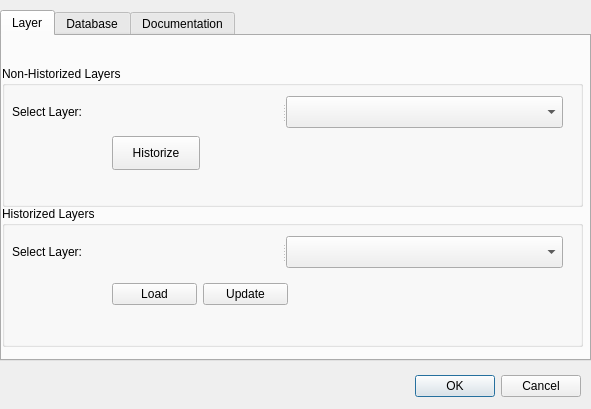
<?xml version="1.0" encoding="UTF-8"?>
<ui version="4.0">
 <class>Historize</class>
 <widget class="QDialog" name="Historize">
  <property name="geometry">
   <rect>
    <x>0</x>
    <y>0</y>
    <width>591</width>
    <height>409</height>
   </rect>
  </property>
  <property name="windowTitle">
   <string>Historize</string>
  </property>
  <widget class="QDialogButtonBox" name="buttonBox">
   <property name="geometry">
    <rect>
     <x>240</x>
     <y>370</y>
     <width>341</width>
     <height>32</height>
    </rect>
   </property>
   <property name="orientation">
    <enum>Qt::Horizontal</enum>
   </property>
   <property name="standardButtons">
    <set>QDialogButtonBox::Cancel|QDialogButtonBox::Ok</set>
   </property>
  </widget>
  <widget class="QTabWidget" name="tabDoc">
   <property name="geometry">
    <rect>
     <x>0</x>
     <y>10</y>
     <width>591</width>
     <height>351</height>
    </rect>
   </property>
   <property name="currentIndex">
    <number>0</number>
   </property>
   <widget class="QWidget" name="lyrTab">
    <attribute name="title">
     <string>Layer</string>
    </attribute>
    <widget class="QGroupBox" name="groupBox">
     <property name="geometry">
      <rect>
       <x>0</x>
       <y>170</y>
       <width>581</width>
       <height>141</height>
      </rect>
     </property>
     <property name="title">
      <string>Historized Layers</string>
     </property>
     <widget class="QSplitter" name="splitter">
      <property name="geometry">
       <rect>
        <x>10</x>
        <y>30</y>
        <width>551</width>
        <height>32</height>
       </rect>
      </property>
      <property name="orientation">
       <enum>Qt::Horizontal</enum>
      </property>
      <widget class="QLabel" name="label_12">
       <property name="text">
        <string>Select Layer:</string>
       </property>
      </widget>
      <widget class="QComboBox" name="comboBox_3"/>
     </widget>
     <widget class="QWidget" name="">
      <property name="geometry">
       <rect>
        <x>110</x>
        <y>70</y>
        <width>176</width>
        <height>36</height>
       </rect>
      </property>
      <layout class="QHBoxLayout" name="horizontalLayout">
       <item>
        <widget class="QPushButton" name="pushButton_2">
         <property name="text">
          <string>Load</string>
         </property>
        </widget>
       </item>
       <item>
        <widget class="QPushButton" name="pushButton_3">
         <property name="text">
          <string>Update</string>
         </property>
        </widget>
       </item>
      </layout>
     </widget>
    </widget>
    <widget class="QGroupBox" name="groupBox_2">
     <property name="geometry">
      <rect>
       <x>0</x>
       <y>30</y>
       <width>581</width>
       <height>141</height>
      </rect>
     </property>
     <property name="title">
      <string>Non-Historized Layers</string>
     </property>
     <widget class="QPushButton" name="pushButton">
      <property name="geometry">
       <rect>
        <x>110</x>
        <y>70</y>
        <width>88</width>
        <height>34</height>
       </rect>
      </property>
      <property name="text">
       <string>Historize</string>
      </property>
     </widget>
     <widget class="QSplitter" name="splitter_2">
      <property name="geometry">
       <rect>
        <x>10</x>
        <y>30</y>
        <width>551</width>
        <height>32</height>
       </rect>
      </property>
      <property name="orientation">
       <enum>Qt::Horizontal</enum>
      </property>
      <widget class="QLabel" name="label_11">
       <property name="text">
        <string>Select Layer:</string>
       </property>
      </widget>
      <widget class="QComboBox" name="comboBox"/>
     </widget>
     <zorder>pushButton</zorder>
     <zorder>comboBox</zorder>
     <zorder>label_11</zorder>
     <zorder>groupBox_3</zorder>
     <zorder>groupBox</zorder>
    </widget>
    <zorder>groupBox</zorder>
    <zorder>groupBox_2</zorder>
    <zorder>groupBox_3</zorder>
   </widget>
   <widget class="QWidget" name="dbTab">
    <attribute name="title">
     <string>Database</string>
    </attribute>
    <widget class="QPushButton" name="btnTest">
     <property name="geometry">
      <rect>
       <x>450</x>
       <y>270</y>
       <width>121</width>
       <height>34</height>
      </rect>
     </property>
     <property name="text">
      <string>Test Connection</string>
     </property>
    </widget>
    <widget class="QWidget" name="">
     <property name="geometry">
      <rect>
       <x>2</x>
       <y>3</y>
       <width>571</width>
       <height>261</height>
      </rect>
     </property>
     <layout class="QGridLayout" name="gridLayout">
      <item row="0" column="0" colspan="2">
       <widget class="QLabel" name="label">
        <property name="text">
         <string>Database:</string>
        </property>
       </widget>
      </item>
      <item row="0" column="3">
       <widget class="QLineEdit" name="lineEdit"/>
      </item>
      <item row="1" column="0">
       <widget class="QLabel" name="label_2">
        <property name="text">
         <string>Host:</string>
        </property>
       </widget>
      </item>
      <item row="1" column="1" colspan="2">
       <spacer name="horizontalSpacer_4">
        <property name="orientation">
         <enum>Qt::Horizontal</enum>
        </property>
        <property name="sizeHint" stdset="0">
         <size>
          <width>40</width>
          <height>20</height>
         </size>
        </property>
       </spacer>
      </item>
      <item row="1" column="3">
       <widget class="QLineEdit" name="lineEdit_2"/>
      </item>
      <item row="2" column="0">
       <widget class="QLabel" name="label_3">
        <property name="text">
         <string>Port:</string>
        </property>
       </widget>
      </item>
      <item row="2" column="1" colspan="2">
       <spacer name="horizontalSpacer">
        <property name="orientation">
         <enum>Qt::Horizontal</enum>
        </property>
        <property name="sizeHint" stdset="0">
         <size>
          <width>40</width>
          <height>20</height>
         </size>
        </property>
       </spacer>
      </item>
      <item row="2" column="3">
       <widget class="QLineEdit" name="lineEdit_3"/>
      </item>
      <item row="3" column="0">
       <widget class="QLabel" name="label_4">
        <property name="text">
         <string>User:</string>
        </property>
       </widget>
      </item>
      <item row="3" column="1" colspan="2">
       <spacer name="horizontalSpacer_2">
        <property name="orientation">
         <enum>Qt::Horizontal</enum>
        </property>
        <property name="sizeHint" stdset="0">
         <size>
          <width>40</width>
          <height>20</height>
         </size>
        </property>
       </spacer>
      </item>
      <item row="3" column="3">
       <widget class="QLineEdit" name="lineEdit_5"/>
      </item>
      <item row="4" column="0" colspan="2">
       <widget class="QLabel" name="label_5">
        <property name="text">
         <string>Password:</string>
        </property>
       </widget>
      </item>
      <item row="4" column="3">
       <widget class="QLineEdit" name="lineEdit_4"/>
      </item>
     </layout>
    </widget>
   </widget>
   <widget class="QWidget" name="tabDoc">
    <attribute name="title">
     <string>Documentation</string>
    </attribute>
    <widget class="QTextBrowser" name="textBrowser">
     <property name="geometry">
      <rect>
       <x>0</x>
       <y>10</y>
       <width>581</width>
       <height>301</height>
      </rect>
     </property>
    </widget>
   </widget>
  </widget>
  <widget class="QWidget" name="">
   <property name="geometry">
    <rect>
     <x>0</x>
     <y>0</y>
     <width>2</width>
     <height>2</height>
    </rect>
   </property>
   <layout class="QHBoxLayout" name="horizontalLayout_3"/>
  </widget>
  <widget class="QWidget" name="">
   <property name="geometry">
    <rect>
     <x>0</x>
     <y>0</y>
     <width>2</width>
     <height>2</height>
    </rect>
   </property>
   <layout class="QVBoxLayout" name="verticalLayout_2"/>
  </widget>
  <zorder>tabDoc</zorder>
  <zorder>buttonBox</zorder>
 </widget>
 <resources/>
 <connections>
  <connection>
   <sender>buttonBox</sender>
   <signal>accepted()</signal>
   <receiver>Historize</receiver>
   <slot>accept()</slot>
   <hints>
    <hint type="sourcelabel">
     <x>248</x>
     <y>254</y>
    </hint>
    <hint type="destinationlabel">
     <x>157</x>
     <y>274</y>
    </hint>
   </hints>
  </connection>
  <connection>
   <sender>buttonBox</sender>
   <signal>rejected()</signal>
   <receiver>Historize</receiver>
   <slot>reject()</slot>
   <hints>
    <hint type="sourcelabel">
     <x>316</x>
     <y>260</y>
    </hint>
    <hint type="destinationlabel">
     <x>286</x>
     <y>274</y>
    </hint>
   </hints>
  </connection>
 </connections>
</ui>
